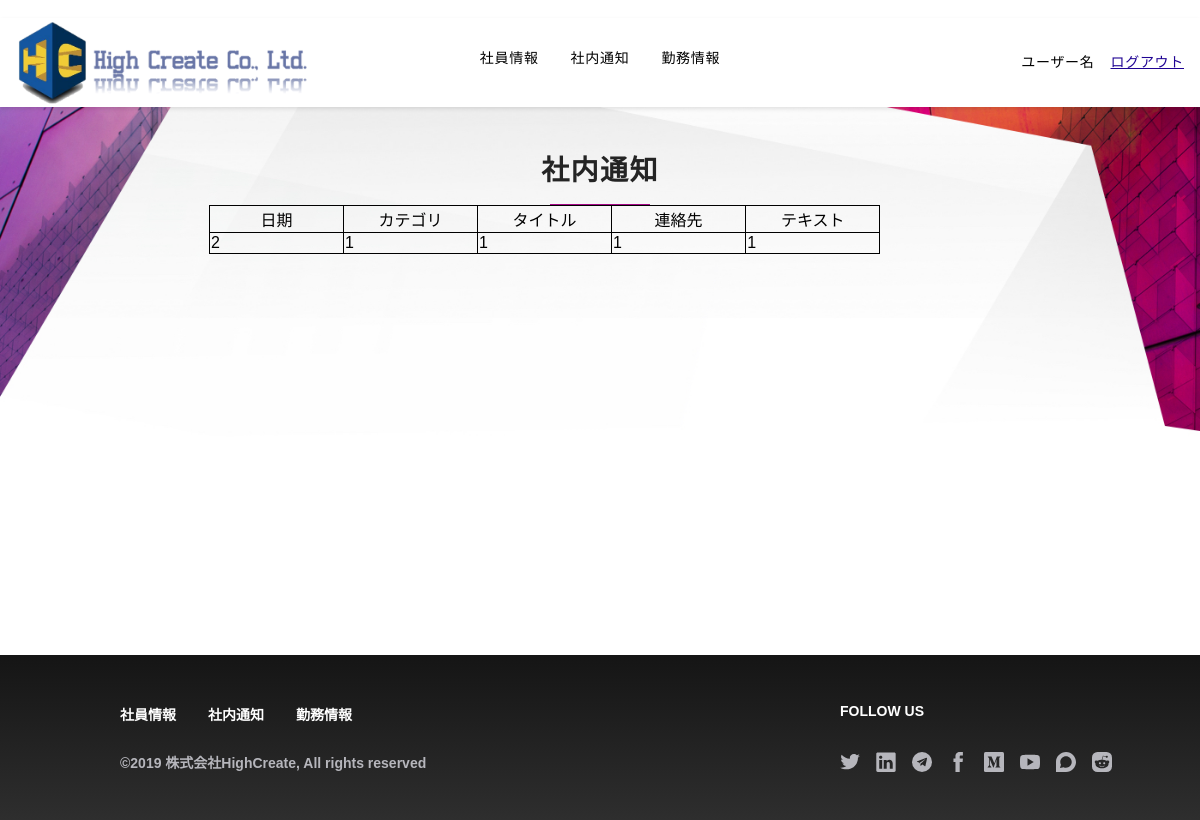
The page /notices/1 on the database its author committed.
### homepage/models.py (models this page shows)
class noticeInfo(models.Model):
    userId = models.CharField(primary_key=True, max_length=20, verbose_name='userId')
    userName = models.CharField(blank=True, max_length=100, verbose_name='userName')
    userData = models.CharField(blank=True, max_length=100, verbose_name='userData')
    userCategory = models.CharField(blank=True, max_length=100, verbose_name='userCategory')
    userTitle = models.CharField(blank=True, max_length=100, verbose_name='userTitle')
    userContact = models.CharField(blank=True, max_length=100, verbose_name='userContact')
    userText = models.CharField(blank=True, max_length=200, verbose_name='userText')
    class Meta:
        managed = False
        db_table = 'noticeInfo'

### homepage/officeviews.py (the view)
# urls.py: path('notices/<int:userId>', officeviews.detail),
def detail(request, userId):
    noticeInfos = models.noticeInfo.objects.all()
    detail_info = None
    for noticeInfo in noticeInfos:
        if noticeInfo.userId == userId:
            detail_info = noticeInfo
            break
    return render(request, 'detail.html',
                  {
                      'detail_info': detail_info
                  }
                  )

### templates/detail.html (shortened to what this page needs)
{% extends 'officebase.html' %} {% block title %}社内通知 | HighCreate{% endblock %} {% block content %}
    <div class="p-3 bg-center bg-top bg-white mx-auto relative xl:p-0 PageWrap__ContentContainer-kkdcvd-0 dzVwN"
         id="site-content" ng-controller="ScrollController" data-ng-init="init('{{ jumpflag }}')">
        <div classnames="">
            <div class="Mantel__Container-sc-90mahe-0 loqmwV">
                <header>
                    <h1 class=" font-sans text-charcoal tracking-wide uppercase text-center pb-2 font-black uppercase md:text-3xl text-3xl">
                        社内通知</h1>
                    <div class=" h-px bg-magenta mx-auto" style="width: 100px;">
                    </div>
                </header>
            </div>
            <div class="Technology__SectionContainer-sc-1uzfb71-0 dnLgNL">
                <div>
                    <table class="table table-bordered ">
                        <tr class="text-center">
                            <td>日期</td>
                            <td>カテゴリ</td>
                            <td>タイトル</td>
                            <td>連絡先</td>
                            <td>テキスト</td>
                        </tr>
                        <tr>
                            <td>{{ detail_info.userData }}</td>
                            <td>{{ detail_info.userCategory }}</td>
                            <td>{{ detail_info.userTitle }}</td>
                            <td>{{ detail_info.userContact }}</td>
                            <td>{{ detail_info.userText }}</td>
                        </tr>
                    </table>
                </div>
            </div>
        </div>
    </div>
{% endblock %}

### homepage/static/css/index_sub.css (style rules this page uses)
.loqmwV { padding-top: 20%; overflow: hidden; margin: -1.5rem -1.5rem 0px; }
@media (min-width: 576px) { .loqmwV { padding-top: 9%; } }
@media (min-width: 992px) { .loqmwV { padding-top: 1%; padding-top: 5rem; } }
@media (min-width:1200px) { .loqmwV { padding-top: 4%; margin: 0; } }
@media (min-width: 321px) { .dzVwN { background: url(../pic/economic_policy-mobile-2x.jpg) center top / 100% no-repeat; } }
@media (min-width: 992px) { .dzVwN { background: url(../pic/economic_policy-desktop.jpg) center top / 100% no-repeat; } }
@media (min-width: 992px) { .dzVwN { min-height: 460px; } }
.dnLgNL { padding-left: 1rem; padding-right: 1rem; margin-left: auto; margin-right: auto; max-width: 50.875rem; }

### homepage/static/css/contact_main.css (style rules this page uses)
body { margin: 0 }

### templates/detail.html (style rules this page uses)
table { border-collapse: collapse; }
table, td, th { border: 1px solid black; }
td { width: 10%; }

### rows shown on the page
noticeInfo: userData "2", userCategory "1", userTitle "1", userContact "1", userText "1"
